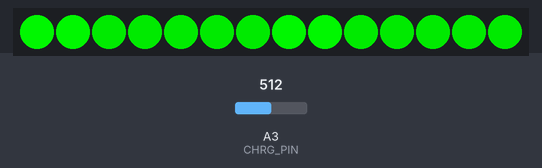
The sketch below on a simulated Arduino Uno, built with avr-gcc and run on an emulated ATmega328P. Shown: 14 RGB LEDs in strip order, left to right. The test bench sets the inputs (shaded band); at power-on: A3 (CHRG_PIN) = 512. Random numbers use the default seed unless the sketch sets one.

Above: at 4.3 s.
4.4 s: A3 (CHRG_PIN) set to 766
8.9 s: A3 (CHRG_PIN) set to 792
At 10.56 s:
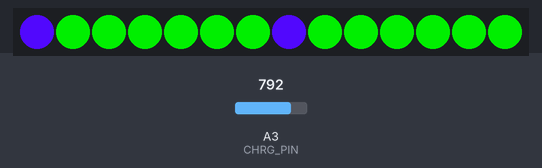
13.4 s: A3 (CHRG_PIN) set to 768
At 14.4 s:
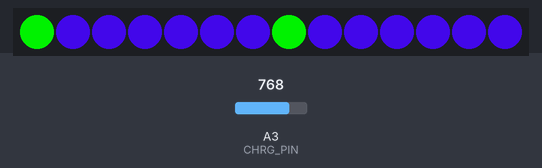
17.9 s: A3 (CHRG_PIN) set to 788
At 21.1 s:
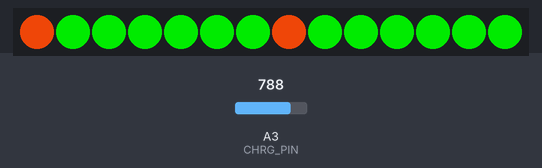
22.8 s: A3 (CHRG_PIN) set to 716
At 23.5 s:
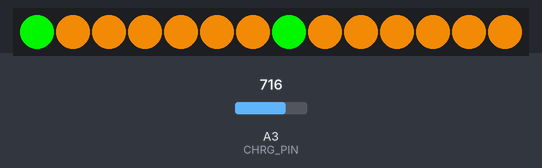
27.3 s: A3 (CHRG_PIN) set to 900
At 30.83 s:
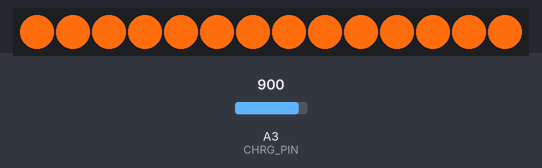

The sketch:

leds.ino
```cpp
#include <Adafruit_NeoPixel.h>

#define LED_PIN        0 // PB0 / Pin5
#define CHRG_PIN       A3
#define STDBY_PIN      A2

#define NUMPIXELS      14
#define CHRG_THRESHOLD 778    // 3,8 V -> CHRG LED on

Adafruit_NeoPixel pixels = Adafruit_NeoPixel(NUMPIXELS, LED_PIN, NEO_GRB + NEO_KHZ800);


void setup()
{
  pixels.begin();
  pinMode(CHRG_PIN, INPUT_PULLUP);
  pinMode(STDBY_PIN, INPUT_PULLUP);
}

bool is_charging()
{
  int pin_value = analogRead(CHRG_PIN);
  if(pin_value < CHRG_THRESHOLD)
    return true;
  else
    return false;
}

bool charging_complete()
{
  // Reading STD is bogus. get 5V from USB to check this
  return false;
}

void color_sweep(uint8_t r, uint8_t g, uint8_t b, int delayval)
{
  for(uint8_t i=0; i < NUMPIXELS/2; i++)
  {
    pixels.setPixelColor(i, pixels.Color(r, g, b));
    pixels.setPixelColor(i + NUMPIXELS/2, pixels.Color(r, g, b));
    pixels.show();
    delay(delayval);
  }
}

void pretty_colors(uint8_t& r, uint8_t& g, uint8_t& b)
{
  uint8_t bias = random(0, 2);

  switch(bias)
  {
    case 0:
      r = random(50, 150);
      g = random(0, 23);
      b = random(180,255);
    break;
    case 1:
      r = random(180,255);
      g = random(50, 123);
      b = random(0, 23);
    break;
    case 2:
      r = random(0, 23);
      g = random(180,255);
      b = random(50, 123);
    break;
  }
}

void loop()
{
  uint8_t r, g, b;
  int delayval = 0;

  if(is_charging())
  {
    r = 0;
    g = random(180,255);
    b = 0;
    delayval = 500;
  }
  else if(charging_complete())
  {
    r = 0;
    g = 0;
    b = random(150,255);
    delayval = 500;
  }
  else
  {
    pretty_colors(r, g, b);
    delayval = 100;
  }

  color_sweep(r, g, b, delayval);
}
```

Measured:
- the behaviour switches between 777 and 778 on A3 (CHRG_PIN) (found by bisection; images 0 and 1)
- what the display in image 2 shows lasts 0.5 s, from 14.0 s to 14.5 s
